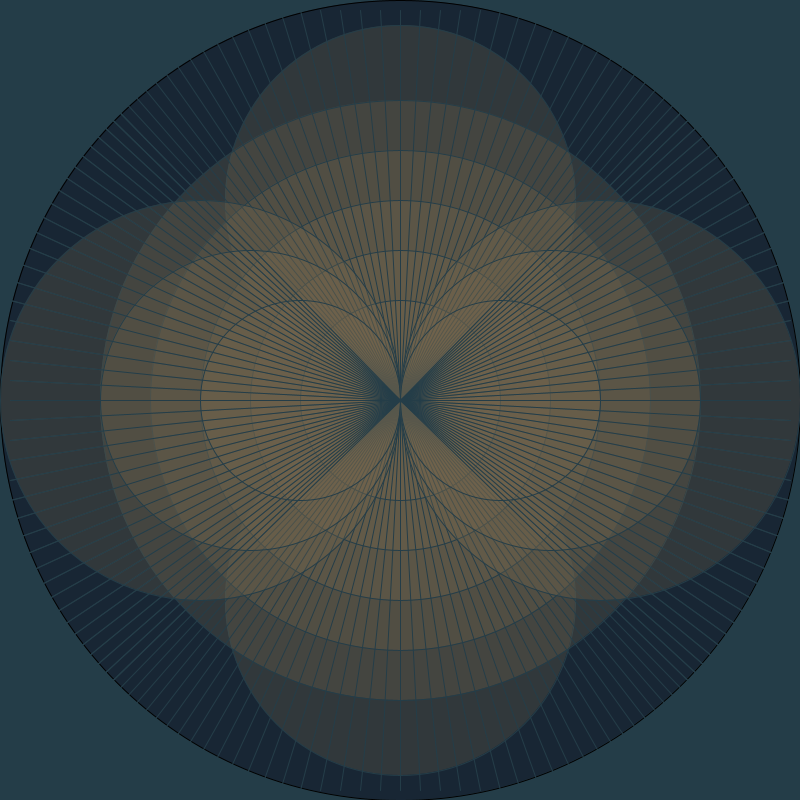
Frame 1 (no input)
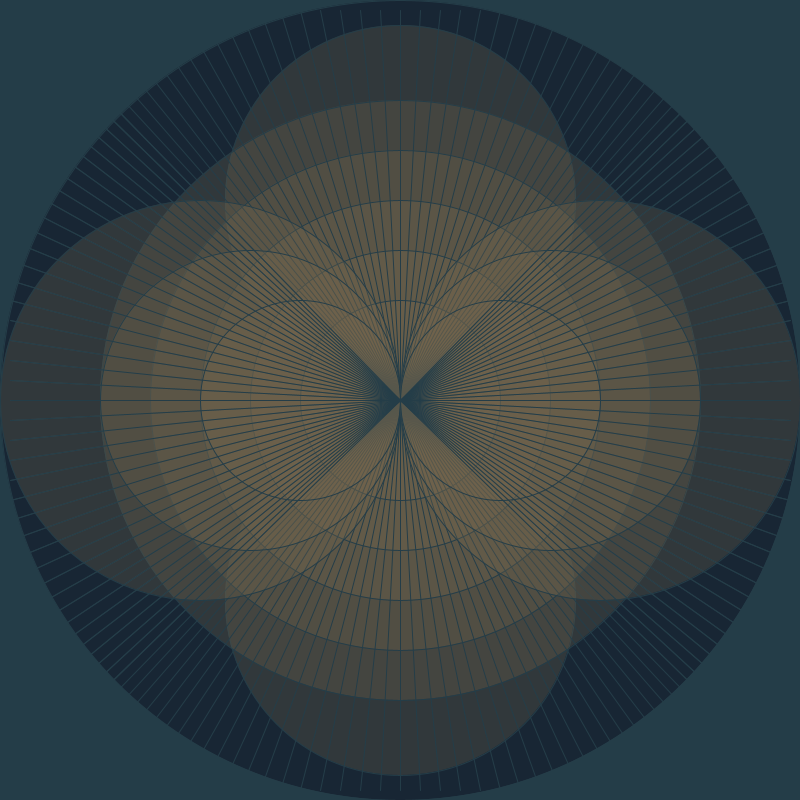
Frame 60 (the mouse pressed at the canvas centre just before this capture)
Frame 120 (the mouse held since frame 60 and released just before this capture): identical to frame 60, image omitted

The Processing sketch that drew these frames (run headless with seeded random() and noise(); from frame 60 on, the mouse is pressed at the canvas centre):

// Processing sketch: processing_163111
// ── processing_163111.pde

void setup() {
  size(800, 800);
}

void draw() {
  
  background(#243D48);
  
  // tegn cirkler
  fill(#182634);
   ellipse(400,400,800,800);
   
  stroke(#243D48);
  fill(#74674E, 70);

  ellipse(400,200,350,350);
  ellipse(400,600,350,350);
  
  for (int i = 0; i<5; i++){
    println(i);
    ellipse(400, 400, 600-i*100, 600-i*100);    
   
  }
  //tegn streger
  for (int i = 0; i<height; i=i+20) {
    line (400,400,10,i);
    line (400,400,i,10);
    line (400,400,width-10,i);
    line (400,400,i,height-10);
}
 //tegn 2 cirkler øverts
 
  fill (#74674E,70);
  ellipse(200,400,400,400);
  ellipse(250,400,300,300);
  ellipse(300,400,200,200);
   
  fill (#74674E,70);
  ellipse(600,400,400,400);
  ellipse(550,400,300,300);
  ellipse(500,400,200,200);

//nye streger
 stroke(#243D48);
 
for (int i = 0; i<width; i=i+20) {
  line(400,400,10,i); 
  line(400,400,width-10,i); 
}}
